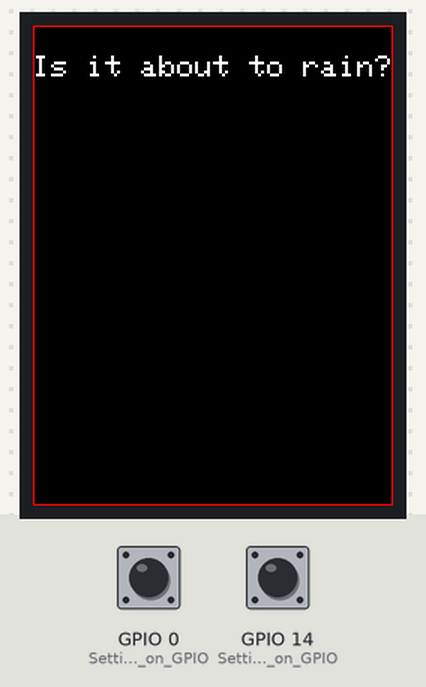
Bench run of a sketch on a simulated ESP32. Shown: 240×320 colour display. The inputs (shaded band) are chosen by the test bench; at power-on: GPIO 14 (Setting_up_button_on_GPIO) HIGH, GPIO 0 (Setting_up_button_on_GPIO) HIGH.

Above: at 1.4 s.
1.5 s: GPIO 14 (Setting_up_button_on_GPIO) pulled LOW for 1 s
At 1.92 s:
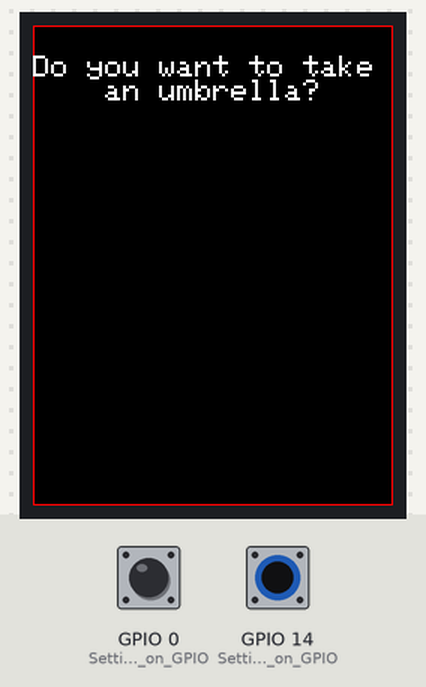
At 2.7 s:
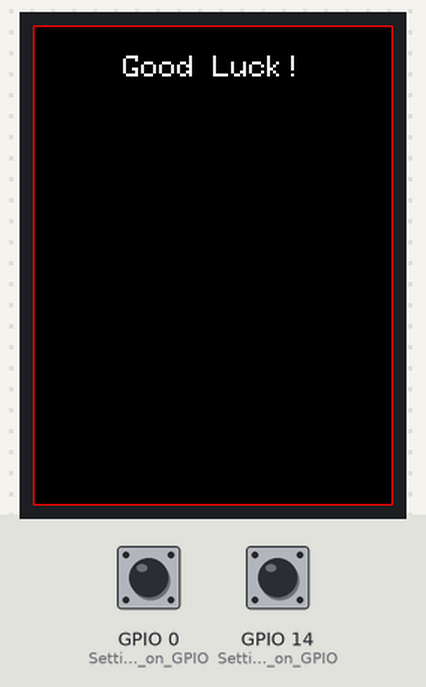
Timing chart, 0 to 4.5 s (numbered marks = the images above; inputs shaded):
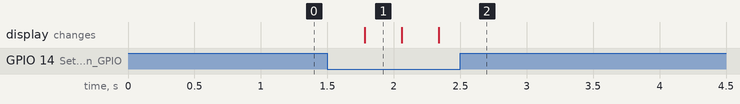

The sketch:

QuestionDisplayx.ino
```cpp
#include "config.h"  // Include the external config.h file
#include <TFT_eSPI.h>
#include <ArduinoJson.h>  // Library to parse JSON

TFT_eSPI tft = TFT_eSPI();  // Create TFT object

DynamicJsonDocument doc(2048);  // Adjust the size based on your config size
JsonObject current_question;

void setup() {
    tft.init();
    tft.setRotation(4);  // Vertical orientation

    // Parse the JSON config from QUESTIONS_CONFIG constant (from config.h)
    DeserializationError error = deserializeJson(doc, QUESTIONS_CONFIG);
    if (error) {
        tft.println("Failed to read JSON config");
        return;
    }

    current_question = doc.as<JsonObject>();
    drawScreen();

    pinMode(0, INPUT_PULLUP);  // Setting up button on GPIO 0
    pinMode(14, INPUT_PULLUP); // Setting up button on GPIO 14
}

void loop() {
    if (digitalRead(14) == LOW) {  // 'Yes' button pressed
        delay(200);  // Debouncing
        if (current_question.containsKey("yes")) {
            current_question = current_question["yes"].as<JsonObject>();
            drawScreen();
        }
    }

    if (digitalRead(0) == LOW) {  // 'No' button pressed
        delay(200);  // Debouncing
        if (current_question.containsKey("no")) {
            current_question = current_question["no"].as<JsonObject>();
            drawScreen();
        }
    }
}

void drawScreen() {
    // Clear screen
    tft.fillScreen(TFT_BLACK);

    // Draw red border
    tft.drawRect(0, 0, tft.width(), tft.height(), TFT_RED);

    // Reset to default Arduino font
    tft.setTextSize(2);  // Adjust the size as needed

    // Display the current question centered
    String question_text = current_question["question"].as<String>();
    printWrappedText(question_text, 20);
}

void printWrappedText(String text, int startY) {
    String line = "";
    int wordStartIndex = 0;
    int y = startY;

    for (int i = 0; i < text.length(); i++) {
        if (text[i] == ' ' || i == text.length() - 1) {  // End of a word
            String word = text.substring(wordStartIndex, i + 1);
            String potentialLine = line + word;  // Line that might be printed

            // If this word doesn't fit on the current line, print the line and move to the next line
            if (tft.textWidth(potentialLine) > tft.width()) {
                int x = (tft.width() - tft.textWidth(line)) / 2;
                tft.setCursor(x, y);
                tft.print(line);
                y += tft.fontHeight();
                line = word;  // Start the next line with the current word
            } else {
                line = potentialLine;  // Add the word to the line
            }

            wordStartIndex = i + 1;  // Start of the next word
        }
    }

    // Print the last line
    int x = (tft.width() - tft.textWidth(line)) / 2;
    tft.setCursor(x, y);
    tft.print(line);
}
```

Measured:
- after the input at 1.5 s, the display: changes after 0.28 s (image 1)
